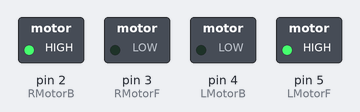
This sketch was run on a simulated Arduino Uno, built with avr-gcc and run on an emulated ATmega328P. Parts: switched loads named in the sketch (green lamp = pin HIGH).

Above: at 0.1 s.
Timing chart, 0 to 1.6 s (numbered marks = the images above):
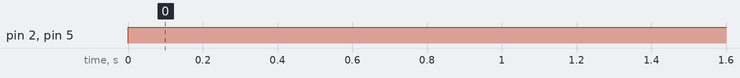

The sketch:

sketch_sep14b.ino
```cpp
#include <Servo.h>
#include <NewPing.h>
Servo servo;

//sensor pins
#define trig_pin A3
#define echo_pin A2

//motor pins
const int LMotorF = 5;
const int LMotorB = 4;
const int RMotorF = 3;
const int RMotorB = 2;

//타겟이 정해졌는가.
boolean target = false;

//경기장의 출발선을 고려해서 회전은 오른쪽으로 해야함.
//회전 => 목표물 발견 => 모터 작동
void setup() {
  pinMode(LMotorF, OUTPUT);
  pinMode(LMotorB, OUTPUT);
  pinMode(RMotorF, OUTPUT);
  pinMode(RMotorB, OUTPUT);
}

void loop() {
  //거리 측정
  if(target == false){
    rotate();
  }
}

void reset() {

}

void rotate(){
  digitalWrite(LMotorF, HIGH);
  digitalWrite(RMotorB, HIGH);
}

void move_forward(){
  digitalWrite(LMotorF, HIGH);
  digitalWrite(RMotorF, HIGH);
}
```

Measured:
- by itself, pin 2 (RMotorB), pin 5 (LMotorF): LOW → HIGH at 0.00 s
